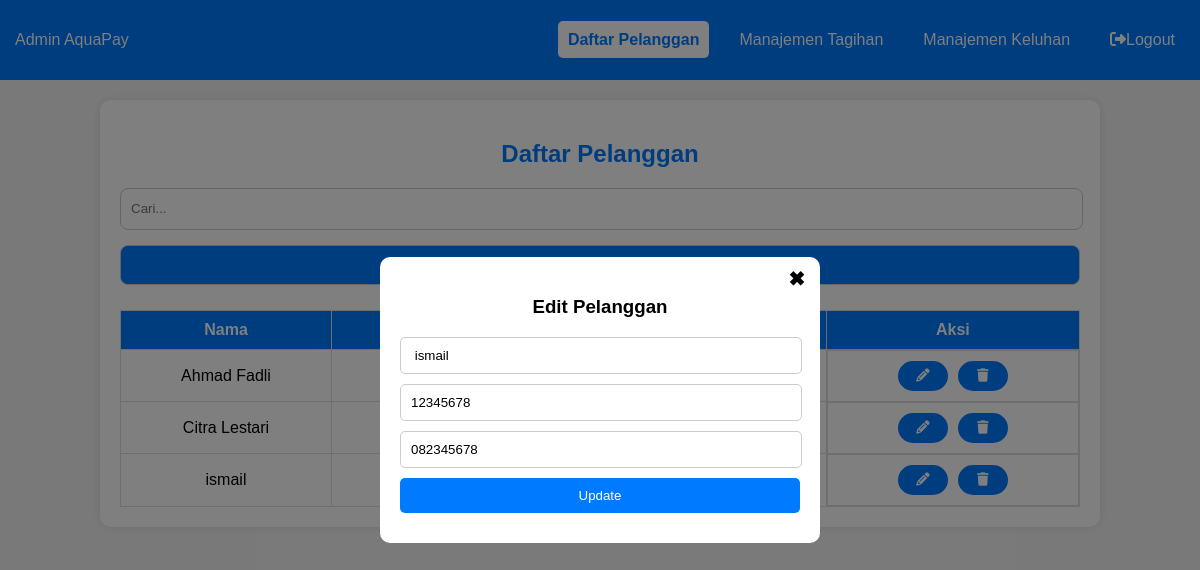
Page /dashboard-admin/daftar-anggota.php?edit_id=27 (signed in) on the committed database.
### tables this page shows
CREATE TABLE `anggota` (
  `id_anggota` int(11) NOT NULL,
  `nama_anggota` varchar(100) NOT NULL,
  `no_pelanggan` varchar(50) NOT NULL,
  `telepon` varchar(15) NOT NULL
);

### dashboard-admin/daftar-anggota.php (the view, shortened to what this page needs)
<?php
include '../koneksi.php';
$search = isset($_GET['search']) ? $_GET['search'] : '';
$query = "SELECT * FROM anggota WHERE nama_anggota LIKE ? OR no_pelanggan LIKE ? OR telepon LIKE ?";
$stmt = $conn->prepare($query);
$searchParam = "%" . $search . "%";
$stmt->bind_param("sss", $searchParam, $searchParam, $searchParam);
$stmt->execute();
$anggotaList = $stmt->get_result();
$editData = null;
if (isset($_GET['edit_id'])) {
    $id_edit = $_GET['edit_id'];
    $stmt = $conn->prepare("SELECT * FROM anggota WHERE id_anggota = ?");
    $stmt->bind_param("i", $id_edit);
    $stmt->execute();
    $result = $stmt->get_result();
    $editData = $result->fetch_assoc();
}
?>
<!DOCTYPE html>
<html lang="id">
<head>
    <link rel="stylesheet" href="../styless.css">
    <link rel="stylesheet" href="https://cdnjs.cloudflare.com/ajax/libs/font-awesome/6.5.1/css/all.min.css">
</head>
<body>
    <nav class="navbar">
        <div class="logo">Admin <span>AquaPay</span></div>
        <ul class="nav-links">
            <li><a href="daftar-anggota.php" class="active">Daftar Pelanggan</a></li>
            <li><a href="manajemen-tagihan.php">Manajemen Tagihan</a></li>
            <li><a href="manajemen-keluhan.php">Manajemen Keluhan</a></li>
            <li class="logout"><a href="../login/logout_admin.php" ><i class="fa-solid fa-right-from-bracket"></i>Logout</a></li>
        </ul>
    </nav>
    <div class="container">
        <h2 class="title">Daftar Pelanggan</h2>
        <div class="search-container">
            <form method="GET" style="display:inline;">
                <input type="text" id="search" placeholder="Cari..." class="search-box"
                value="<?php echo htmlspecialchars($search); ?>" onkeyup="searchData()">
            </form>
            <form method="GET" style="display:inline;">
                <button type="submit" name="add" value="true" class="btn-add">Tambah Pelanggan</button>
            </form>
        </div>
        <table>
            <thead>
                <tr>
                    <th>Nama</th>
                    <th>No. Pelanggan</th>
                    <th>Telepon</th>
                    <th>Aksi</th>
                </tr>
            </thead>
            <tbody>
                <?php while ($row = $anggotaList->fetch_assoc()): ?>
                <tr>
                    <td>
                        <?php echo htmlspecialchars($row['nama_anggota']); ?>
                    </td>
                    <td>
                    </td>
                    <td>
                    </td>
                    <td class="aksi">
                        <form method="GET" style="display:inline;">
                            <button type="submit"><i class="fa-solid fa-pencil"></i></button>
                        </form>
                        <form method="POST" style="display:inline;">
                            <button type="submit" name="hapus"><i class="fa-solid fa-trash"></i></button>
                        </form>
                    </td>
                </tr>
                <?php endwhile; ?>
            </tbody>
        </table>
    </div>
    <?php if ($editData): ?>
    <div class="modal">
        <div class="modal-content">
            <a href="daftar-anggota.php" class="close">✖</a>
            <h3>Edit Pelanggan</h3>
            <form method="POST">
                <input type="text" name="nama_anggota"
                    value="<?php echo htmlspecialchars($editData['nama_anggota']); ?>" required>
                <input type="text" name="no_pelanggan"
                    value="<?php echo htmlspecialchars($editData['no_pelanggan']); ?>" required>
                <input type="text" name="telepon" value="<?php echo htmlspecialchars($editData['telepon']); ?>"
                    required>
                <button type="submit" name="update">Update</button>
            </form>
        </div>
    </div>
    <?php endif; ?>
</body>
</html>

### styless.css (style rules this page uses)
body { font-family: Arial, sans-serif; margin: 0; padding: 0; background-color: #f4f4f4; }
.navbar { background-color: #007bff; padding: 15px; display: flex; justify-content: space-between; align-items: center; color: white; }
.nav-links { list-style: none; display: flex; gap: 20px; }
.nav-links a { color: white; text-decoration: none; padding: 10px; transition: 0.3s; }
.nav-links a:hover, .nav-links a.active { background-color:rgb(255, 255, 255); border-radius: 5px; color: #007bff; font-weight: bold; }
.container { width: 80%; margin: auto; background: white; padding: 20px; margin-top: 20px; border-radius: 10px; box-shadow: 0 0 10px rgba(0, 0, 0, 0.1); }
.search-box { width: 98%; height: 20px; padding: 10px; border-radius: 8px; border: 1px solid #ccc; margin-bottom: 15px; }
.btn-add { width: 100%; height: 40px; padding: 10px; border-radius: 8px; border: 1px solid #ccc; margin-bottom: 15px; }
button { background: #007bff; color: white; border: none; cursor: pointer; transition: 0.3s; }
.aksi { display: flex; gap: 10px; justify-content: center; margin: 0; }
.aksi button { width: 50px; height: 30px; border-radius: 40px; }
table { width: 100%; border-collapse: collapse; margin-top: 10px; }
table, th, td { border: 1px solid #ddd; }
th { background-color: #007bff; color: white; padding: 10px; }
td { padding: 10px; text-align: center; }

### rows in the picture
anggota: nama_anggota "Ahmad Fadli"
anggota: nama_anggota "Citra Lestari"
anggota: nama_anggota "ismail", no_pelanggan "12345678", telepon "082345678"
